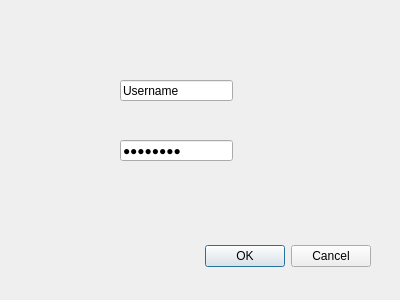
<?xml version="1.0" encoding="UTF-8"?>
<ui version="4.0">
 <class>Login</class>
 <widget class="QDialog" name="Login">
  <property name="geometry">
   <rect>
    <x>0</x>
    <y>0</y>
    <width>400</width>
    <height>300</height>
   </rect>
  </property>
  <property name="windowTitle">
   <string>Dialog</string>
  </property>
  <widget class="QDialogButtonBox" name="buttonBox">
   <property name="geometry">
    <rect>
     <x>30</x>
     <y>240</y>
     <width>341</width>
     <height>32</height>
    </rect>
   </property>
   <property name="orientation">
    <enum>Qt::Horizontal</enum>
   </property>
   <property name="standardButtons">
    <set>QDialogButtonBox::Cancel|QDialogButtonBox::Ok</set>
   </property>
  </widget>
  <widget class="QLineEdit" name="Password">
   <property name="geometry">
    <rect>
     <x>120</x>
     <y>140</y>
     <width>113</width>
     <height>21</height>
    </rect>
   </property>
   <property name="text">
    <string>Password</string>
   </property>
   <property name="echoMode">
    <enum>QLineEdit::Password</enum>
   </property>
  </widget>
  <widget class="QLineEdit" name="Username">
   <property name="geometry">
    <rect>
     <x>120</x>
     <y>80</y>
     <width>113</width>
     <height>21</height>
    </rect>
   </property>
   <property name="text">
    <string>Username</string>
   </property>
  </widget>
 </widget>
 <resources/>
 <connections>
  <connection>
   <sender>buttonBox</sender>
   <signal>accepted()</signal>
   <receiver>Login</receiver>
   <slot>accept()</slot>
   <hints>
    <hint type="sourcelabel">
     <x>248</x>
     <y>254</y>
    </hint>
    <hint type="destinationlabel">
     <x>157</x>
     <y>274</y>
    </hint>
   </hints>
  </connection>
  <connection>
   <sender>buttonBox</sender>
   <signal>rejected()</signal>
   <receiver>Login</receiver>
   <slot>reject()</slot>
   <hints>
    <hint type="sourcelabel">
     <x>316</x>
     <y>260</y>
    </hint>
    <hint type="destinationlabel">
     <x>286</x>
     <y>274</y>
    </hint>
   </hints>
  </connection>
 </connections>
</ui>
